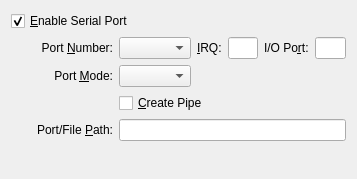
<ui version="4.0" >
 <comment>
 VBox frontends: Qt4 GUI ("VirtualBox"):

     Copyright (C) 2008 Sun Microsystems, Inc.

     This file is part of VirtualBox Open Source Edition (OSE), as
     available from http://www.virtualbox.org. This file is free software;
     you can redistribute it and/or modify it under the terms of the GNU
     General Public License (GPL) as published by the Free Software
     Foundation, in version 2 as it comes in the "COPYING" file of the
     VirtualBox OSE distribution. VirtualBox OSE is distributed in the
     hope that it will be useful, but WITHOUT ANY WARRANTY of any kind.

     Please contact Sun Microsystems, Inc., 4150 Network Circle, Santa
     Clara, CA 95054 USA or visit http://www.sun.com if you need
     additional information or have any questions.
 </comment>
 <class>VBoxVMSettingsSerial</class>
 <widget class="QWidget" name="VBoxVMSettingsSerial" >
  <property name="geometry" >
   <rect>
    <x>0</x>
    <y>0</y>
    <width>357</width>
    <height>179</height>
   </rect>
  </property>
  <layout class="QGridLayout" >
   <item row="0" column="0" colspan="2" >
    <widget class="QCheckBox" name="mGbSerial" >
     <property name="whatsThis" >
      <string>When checked, enables the given serial port of the virtual machine.</string>
     </property>
     <property name="text" >
      <string>&amp;Enable Serial Port</string>
     </property>
     <property name="checked" >
      <bool>true</bool>
     </property>
    </widget>
   </item>
   <item row="1" column="0" >
    <spacer>
     <property name="orientation" >
      <enum>Qt::Horizontal</enum>
     </property>
     <property name="sizeType" >
      <enum>QSizePolicy::Fixed</enum>
     </property>
     <property name="sizeHint" >
      <size>
       <width>20</width>
       <height>20</height>
      </size>
     </property>
    </spacer>
   </item>
   <item row="1" column="1" >
    <widget class="QWidget" native="1" name="mSerialChild" >
     <layout class="QGridLayout" >
      <property name="leftMargin" >
       <number>0</number>
      </property>
      <property name="topMargin" >
       <number>0</number>
      </property>
      <property name="rightMargin" >
       <number>0</number>
      </property>
      <property name="bottomMargin" >
       <number>0</number>
      </property>
      <item row="0" column="0" >
       <widget class="QLabel" name="mLbNumber" >
        <property name="text" >
         <string>Port &amp;Number:</string>
        </property>
        <property name="alignment" >
         <set>Qt::AlignRight|Qt::AlignTrailing|Qt::AlignVCenter</set>
        </property>
        <property name="buddy" >
         <cstring>mCbNumber</cstring>
        </property>
       </widget>
      </item>
      <item row="0" column="1" >
       <widget class="QComboBox" name="mCbNumber" >
        <property name="whatsThis" >
         <string>Displays the serial port number. You can choose one of the standard serial ports or select &lt;b>User-defined&lt;/b> and specify port parameters manually.</string>
        </property>
       </widget>
      </item>
      <item row="0" column="2" >
       <widget class="QLabel" name="mLbIRQ" >
        <property name="text" >
         <string>&amp;IRQ:</string>
        </property>
        <property name="buddy" >
         <cstring>mLeIRQ</cstring>
        </property>
       </widget>
      </item>
      <item row="0" column="3" >
       <widget class="QLineEdit" name="mLeIRQ" >
        <property name="sizePolicy" >
         <sizepolicy vsizetype="Fixed" hsizetype="Preferred" >
          <horstretch>0</horstretch>
          <verstretch>0</verstretch>
         </sizepolicy>
        </property>
        <property name="whatsThis" >
         <string>Displays the IRQ number of this serial port. This should be a whole number between &lt;tt>0&lt;/tt> and &lt;tt>255&lt;/tt>. Values greater than &lt;tt>15&lt;/tt> may only be used if the &lt;b>IO APIC&lt;/b> setting is enabled for this virtual machine.</string>
        </property>
       </widget>
      </item>
      <item row="0" column="4" >
       <widget class="QLabel" name="mLbIOPort" >
        <property name="text" >
         <string>I/O Po&amp;rt:</string>
        </property>
        <property name="buddy" >
         <cstring>mLeIOPort</cstring>
        </property>
       </widget>
      </item>
      <item row="0" column="5" >
       <widget class="QLineEdit" name="mLeIOPort" >
        <property name="sizePolicy" >
         <sizepolicy vsizetype="Fixed" hsizetype="Preferred" >
          <horstretch>0</horstretch>
          <verstretch>0</verstretch>
         </sizepolicy>
        </property>
        <property name="whatsThis" >
         <string>Displays the base I/O port address of this serial port. Valid values are integer numbers in range from &lt;tt>0&lt;/tt> to &lt;tt>0xFFFF&lt;/tt>.</string>
        </property>
       </widget>
      </item>
      <item row="1" column="0" >
       <widget class="QLabel" name="mLbMode" >
        <property name="text" >
         <string>Port &amp;Mode:</string>
        </property>
        <property name="alignment" >
         <set>Qt::AlignRight|Qt::AlignTrailing|Qt::AlignVCenter</set>
        </property>
        <property name="buddy" >
         <cstring>mCbMode</cstring>
        </property>
       </widget>
      </item>
      <item row="1" column="1" >
       <widget class="QComboBox" name="mCbMode" >
        <property name="whatsThis" >
         <string>Controls the working mode of this serial port. If you select &lt;b>Disconnected&lt;/b>, the guest OS will detect the serial port but will not be able to operate it.</string>
        </property>
       </widget>
      </item>
      <item row="1" column="2" colspan="4" >
       <spacer>
        <property name="orientation" >
         <enum>Qt::Horizontal</enum>
        </property>
        <property name="sizeHint" >
         <size>
          <width>131</width>
          <height>20</height>
         </size>
        </property>
       </spacer>
      </item>
      <item row="2" column="1" colspan="2" >
       <widget class="QCheckBox" name="mCbPipe" >
        <property name="whatsThis" >
         <string>If checked, the pipe specified in the &lt;b>Port Path&lt;/b> field will be created by the virtual machine when it starts. Otherwise, the virtual machine will assume that the pipe exists and try to use it.</string>
        </property>
        <property name="text" >
         <string>&amp;Create Pipe</string>
        </property>
       </widget>
      </item>
      <item row="3" column="0" >
       <widget class="QLabel" name="mLbPath" >
        <property name="text" >
         <string>Port/File &amp;Path:</string>
        </property>
        <property name="alignment" >
         <set>Qt::AlignRight|Qt::AlignTrailing|Qt::AlignVCenter</set>
        </property>
        <property name="buddy" >
         <cstring>mLePath</cstring>
        </property>
       </widget>
      </item>
      <item row="3" column="1" colspan="5" >
       <widget class="QLineEdit" name="mLePath" >
        <property name="whatsThis" >
         <string>Displays the path to the serial port's pipe on the host when the port is working in &lt;b>Host Pipe&lt;/b> mode, or the host serial device name when the port is working in &lt;b>Host Device&lt;/b> mode.</string>
        </property>
       </widget>
      </item>
     </layout>
    </widget>
   </item>
   <item row="1" column="2" >
    <spacer>
     <property name="orientation" >
      <enum>Qt::Horizontal</enum>
     </property>
     <property name="sizeHint" >
      <size>
       <width>40</width>
       <height>20</height>
      </size>
     </property>
    </spacer>
   </item>
   <item row="2" column="1" >
    <spacer>
     <property name="orientation" >
      <enum>Qt::Vertical</enum>
     </property>
     <property name="sizeHint" >
      <size>
       <width>20</width>
       <height>40</height>
      </size>
     </property>
    </spacer>
   </item>
  </layout>
 </widget>
 <resources/>
 <connections>
  <connection>
   <sender>mGbSerial</sender>
   <signal>toggled(bool)</signal>
   <receiver>mSerialChild</receiver>
   <slot>setEnabled(bool)</slot>
   <hints>
    <hint type="sourcelabel" >
     <x>71</x>
     <y>20</y>
    </hint>
    <hint type="destinationlabel" >
     <x>255</x>
     <y>125</y>
    </hint>
   </hints>
  </connection>
 </connections>
</ui>
